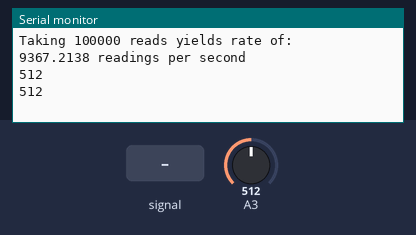
The sketch below on a simulated Arduino Uno, built with avr-gcc and run on an emulated ATmega328P. Shown: the last lines printed to the serial monitor. The test bench sets the inputs (shaded band); at power-on: A3 = 512.

Above: at 11.8 s.
11.9 s: A3 fed a 200 Hz sine of ±81 counts around its level
At 13.2 s:
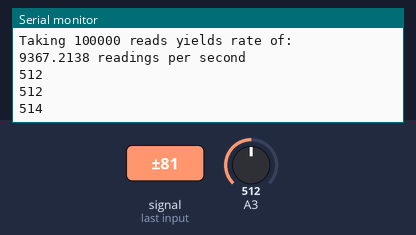
13.4 s: A3 set to 716
At 14.5 s:
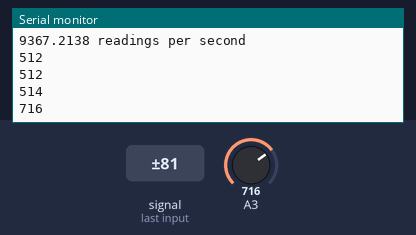
14.9 s: A3 fed a 1000 Hz sine of ±255 counts around its level
At 16.2 s:
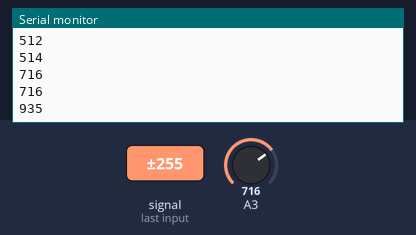
16.4 s: A3 set to 900
At 17.2 s:
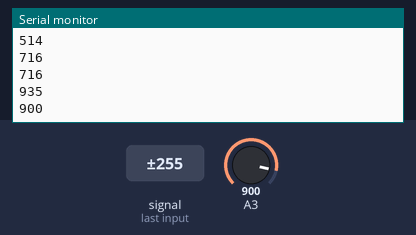
Timing chart, 0 to 18.9 s (numbered marks = the images above; inputs shaded):
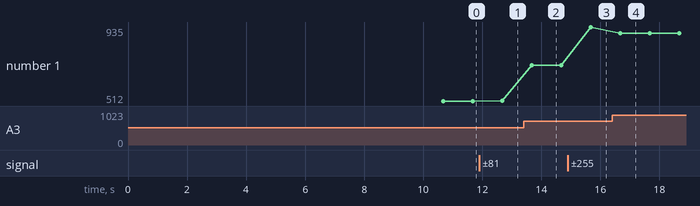

The sketch:

Analog_Speed.ino
```cpp
void setup() {
  // put your setup code here, to run once:
  Serial.begin(115200);
  while(!Serial);
  double sum = 0, sum2 = 0;
  unsigned long start = micros();
  unsigned a = analogRead(A3);
  for(long i = 0; i < 100000L;i++){
    a = analogRead(A3);
    sum += a;
    sum2+=a*a;
  }
  Serial.println("\n\nTaking 100000 reads yields rate of:");
  Serial.print(1.0/((micros()-start)/1000000./100000.),4);
  Serial.print(" readings per second\n\n");
}

void loop() {
  // put your main code here, to run repeatedly:
  Serial.println(analogRead(A3));
  delay(1000);
}
```

Measured:
- after the input at 11.9 s, the serial monitor: prints a new line after 0.78 s (image 1)
- after the input at 13.4 s, the serial monitor: prints a new line after 0.28 s (image 2)
- after the input at 14.9 s, the serial monitor: prints a new line after 0.78 s (image 3)
- after the input at 16.4 s, the serial monitor: prints a new line after 0.28 s (image 4)
- plotted number 1: 512 → 514 after the input at 11.9 s, 514 → 716 after the input at 13.4 s, 716 → 935 after the input at 14.9 s, 935 → 900 after the input at 16.4 s
